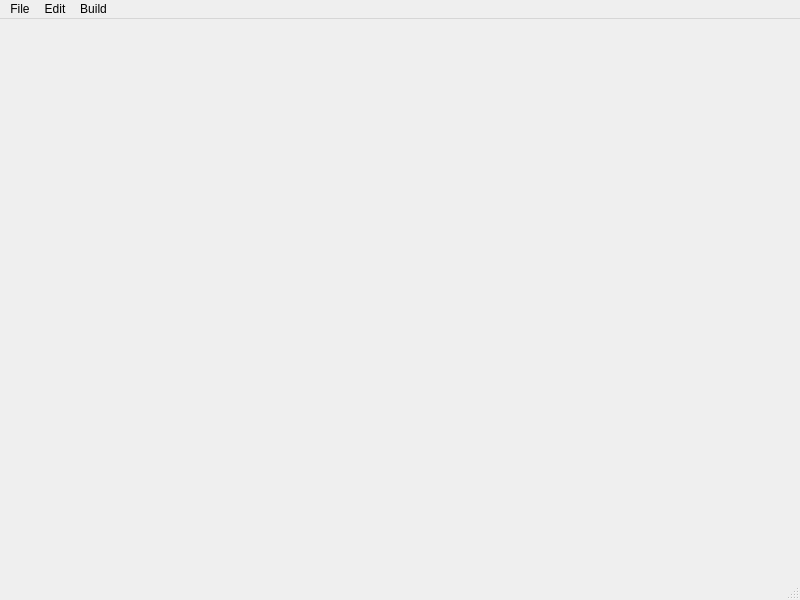
<?xml version="1.0" encoding="UTF-8"?>
<ui version="4.0">
 <class>MainWindow</class>
 <widget class="QMainWindow" name="MainWindow">
  <property name="geometry">
   <rect>
    <x>0</x>
    <y>0</y>
    <width>800</width>
    <height>600</height>
   </rect>
  </property>
  <property name="windowTitle">
   <string>MainWindow</string>
  </property>
  <widget class="QWidget" name="centralwidget"/>
  <widget class="QMenuBar" name="menubar">
   <property name="geometry">
    <rect>
     <x>0</x>
     <y>0</y>
     <width>800</width>
     <height>24</height>
    </rect>
   </property>
   <widget class="QMenu" name="menuFile">
    <property name="title">
     <string>File</string>
    </property>
    <addaction name="actionnew_file"/>
    <addaction name="actionopen_project"/>
    <addaction name="actionrecently_open"/>
    <addaction name="actionsave"/>
    <addaction name="actionsave_as"/>
    <addaction name="actionclose"/>
   </widget>
   <widget class="QMenu" name="menuEdit">
    <property name="title">
     <string>Edit</string>
    </property>
    <addaction name="actionedit"/>
   </widget>
   <widget class="QMenu" name="menuBUild">
    <property name="title">
     <string>Build</string>
    </property>
    <addaction name="actionDebug"/>
   </widget>
   <addaction name="menuFile"/>
   <addaction name="menuEdit"/>
   <addaction name="menuBUild"/>
  </widget>
  <widget class="QStatusBar" name="statusbar"/>
  <action name="actionnew_file">
   <property name="text">
    <string>new project</string>
   </property>
  </action>
  <action name="actionopen_project">
   <property name="text">
    <string>open project</string>
   </property>
  </action>
  <action name="actionrecently_open">
   <property name="text">
    <string>recently open</string>
   </property>
  </action>
  <action name="actionsave">
   <property name="text">
    <string>save</string>
   </property>
  </action>
  <action name="actionsave_as">
   <property name="text">
    <string>save as</string>
   </property>
  </action>
  <action name="actionclose">
   <property name="text">
    <string>close</string>
   </property>
  </action>
  <action name="actionedit">
   <property name="text">
    <string>edit</string>
   </property>
  </action>
  <action name="actionDebug">
   <property name="text">
    <string>Debug</string>
   </property>
  </action>
 </widget>
 <resources/>
 <connections/>
</ui>
